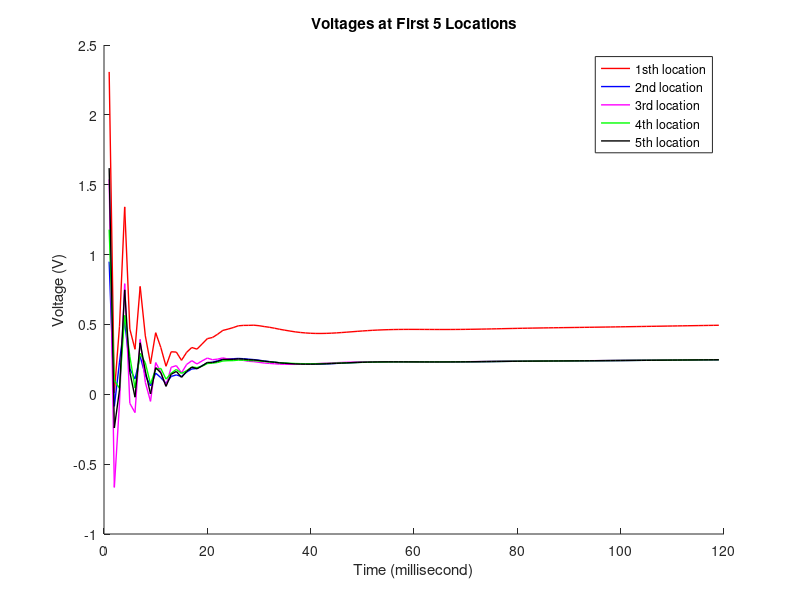
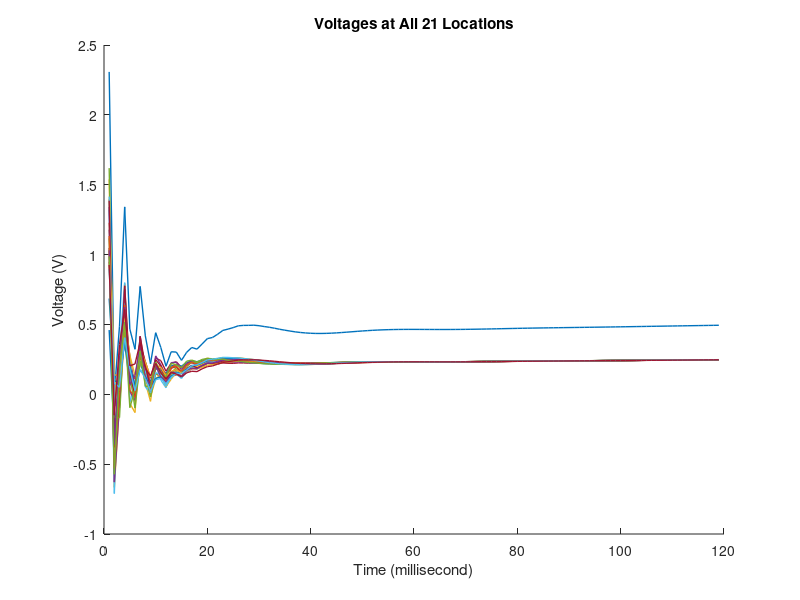

Here is the MATLAB script that generated these plots, in order: (Note: this script raises an error after producing the figures.)
%% Microchip Voltage


    % We need to investigate a complex microchip as a circuit with many
    % different components.Changes of the  voltage in the circuit  with time is shown as a set of equations: 
    % Vn+1 = AVn
    % where Vn is a vector of voltages at millisecond n. The elements of the vector 
    % correspond to different important locations in the chip, of which there are 21. 
    % The first of these has some obvious meaning: it is the input voltage. 
    % The remaining 20 locations are certain junctions in the microchip.

%% Initialisation

    % commands for clearing Command Window
    clc; close all;

    % edit command opens a blank file named master.m
    edit master;
    
    % command 'csvread'for reading comma-separated value(CSV)file into matrix A. 
    % The file must contain only numeric values.
    
    A = csvread("voltage_evolve.csv");
    
%% Initial condition that we shall specify is Vo=[1,0,0,0,..]T. That is, at the 0th millisecond, 
% the voltage is 1 at the input and 0 everywhere else.

    % Assigning the voltage vector Vo as a column vector with first element as 1.
    
Vo = [1;zeros(20,1)];

    
%% Voltage V at 0th millisecond is Vo and according to the formula we continue to calculate until 120th milisecond. 
% Voltage at 1st milllisecond V1 is:
    % Vo+1 = A*Vo
    % V1 = A*Vo;
    % Voltage V2 at 2nd millisecond is:
    % V1+1 = A*Vo+1
    % V2 = A*V1;
    % Voltage V3 at 3rd millisecond is:
    % V2+1 = A*V2
    % V3 = A*V2;
    % Voltage V4 at forth millisecond is:
    % V4 = A*V3;
     % ............
    % % Continue like this until 120th milisecond.
    % This is tedious. Instead, we can use a for loop and find the voltage up to the 120 millisecond.
%% The voltages of the circuit at all locations for all milliseconds up to the 120th millisecond.
V = Vo;
N=120;
nodes = 21;
V120 = zeros(21,120);
for i=1:120
V120(:,i)= A*V;
V = V120(:,i);
end
V = V120;
% Command 'disp' for executing the values of the columns in matrix V.
disp(V);
% (V and V120 newly created matrices do not contain zero column)
%% 3. GOAL 1: With this information calculated, create a plot of the voltage at the first 5 locations for 0<n<120. 

   
    % Creating a plotof the first 5 locations: command plot(X,Y) creates a 2-D line plot of the data in Y versus 
    % the corresponding values in X. Additional matrix is created named V120p that conatins 119 columns that represent voltages from 1st
    % milisecond to 119th miliseconds.
 
V120p = V120(1:21,1:119);
figure;
hold on;
plot(V120p(1,:),'r','linewidth',1);
plot(V120p(2,:),'b', 'linewidth',1);
plot(V120p(3,:),'m', 'linewidth',1);
plot(V120p(4,:),'g', 'linewidth',1);
plot(V120p(5,:),'k', 'linewidth',1);
xlabel('Time (millisecond)');
ylabel('Voltage (V)');
title('Voltages at First 5 Locations');
legend('1sth location', '2nd location', '3rd location', '4th location', '5th location');

    % Saving the image of the line plot as a Goal 1.png file with 'saveas' command. 
saveas(gcf,'Goal 1.png');
    
    % Creating a plot of all 21 locations:
N = 119   
figure;
hold on;
plot(1:N, V120p, 'linewidth',1);
xlabel('Time (millisecond)');
ylabel('Voltage (V)');
title('Voltages at All 21 Locations');

% Saving the image of the line plot as a Goal 1a.png file with 'saveas' command. 
saveas(gcf,'Goal 1a.png');

%% 4. GOAL 2: Save a text file with all 21 voltages corresponding to the 120th millisecond after the voltage spike (V120).
    
    % Command csvwrite('Goal_2.csv',V) writes homogeneous matrix V120 to a comma delimited text file.
csvwrite('Goal 2.csv',V);

%% 5. Now calculate the eigenvalues and eigenvectors of the matrix.

     % Command 'eig'returns a column vector containing the eigenvalues of square matrix A.
 
   e = eig(A);

    % The code [V,D] = eig(A) returns diagonal matrix D of eigenvalues and matrix V whose columns are the corresponding right eigenvectors, 
    % so that A*V = V*D.
 
  [V,D] = eig(A);
 
    % The code below is providing sorted eigenvalues and corresponding vector in descending order.

  eig_A = diag(D);

    % The eigenvalues of A are on the diagonal of D. This code also provides extracting eigenvalues from the diagonal of D using diag(D), 
    %  and sort the resulting vector in ascending order. The second output from sort returns a permutation vector of indices.
   
  [evals,ind] = sort(diag(D));
  
  eigenvalues = sort(abs(diag(D)));
  
    % Extraction of the corresponding eigenvectors:
  eigenvectors = abs(V(:,1));

    % The code [V,D,W] = eig(A) also returns full matrix W whose columns are
    % the corresponding left eigenvectors, so that W'*A = D*W'.
 
  [~,D,W] = eig(A);

    % The code below makes sure these are in order from smallest to largest eigenvalue:

  [evals,ind] = sort(diag(D));

  eigenvalues = sort(abs(diag(D)));

%% 6. Identify the largest eigenvalue. You should find that this eigenvalue is one or very close to 1.

    %The code below returns the largest magnitude eigenvalue of matrix A. 

    max(eigs(A));

    % This code returns a vector of the six largest magnitude eigenvalues of matrix A and confirms our observation again. 

    eigs(A);

%% 7. GOAL 3: Compare the values of the eigenvector that corresponds to the largest eigenvalue, with the result from the time evolution. 
% What is the same?

    
[V,D] = eig(A);
eigenvalues = sort(abs(diag(D)));
eigenvectors = abs(V(:,1));


% Plotting the eigenvalues for the matrix A.
figure;
plot(d, '+');
hold on;
la = eigs(A,6,'largestabs');
plot(la,'ro');
sa = eigs(A,6,'smallestabs');
plot(sa,'go');
hold off;
legend('All eigenvalues','Largest magnitude','Smallest magnitude');
xlabel('Real axis');
ylabel('Imaginary axis');

    % Saving the image of the dot plot as a Goal_3.png file with 'saveas' command 
saveas(gcf,'Goal_3.png');

 
    
    %% 8. Now let?s pretend that this is not a simulation, but that we are measuring a set of voltages at the 120th millisecond after a voltage spike 
    % into a real circuit. We would like to use this measurement to simulate a backtrack to earlier times. This would be useful for us to identify 
    % what caused a potential problem in a circuit. To do this, we should invert the equation to obtain:
    % Vn=A-1Vn+1. You can obtain the matrix A-1 in MATLAB by running the command inv(A). We write this equation with tildes (the '~' on the Vs) to 
    % indicate that the result has been calculated a different way.

    % Calculating inverse of A with the code 'inv(A)'.
    
A_I = inv(A);

    %% 9. Using A-1, work backwards from V120('~')=V120 that you found in step 2 to obtain the previous 22 values. That is, backtrack until the vector 
    % V(~)98. 
    
 V98 = V;
 
for i = 1:120
    V98 = A_I*V98;
end


    %% 10. GOAL 4: On a new figure, plot the values of ~Vn as circles, on top of the values of Vn as lines.
    
hold on;;
plot(1:21, V98, 'linewidth',1)
hold off;

% Saving the image as a Goal 4.png file with 'saveas' command.

saveas(gcf,'Goal 4.png');

%% 11. GOAL 5: Comment on the similarities and differences between the normal calculation forwards in time for the voltages and the backtracked values.

%% 12. You should see that there is a problem backtracking just does not work very well. This is because the problem is ill-posed.
%% 13. GOAL 6: Calculate the condition numbers for A and A120.

% This code returns the 2-norm condition number of matrix A and A120.

cond(A);
cond(A_I);

%% 14. GOAL 7: Calculate the largest eigenvalue for A and the largest eigenvalue for A-1. Comment on the difference.

%The code below returns the largest magnitude eigenvalues of matrix A and matrix A-1, respectively

emax_A = max(abs(eig(A)));
emaxA_I = max(abs(eig(A_I)));

% Comments about differences between largest eigenvalues of A and A-1 are provided in the Word document "Assessment_3_B_Simonovikj'. 
%% 15. GOAL 8: Write out the values of Vn and (~)Vn to a file called 'Voltages.csv'.  
% Vn = V120 - forward voltages
% (~)V = V_120 - backtrack voltages

V_120 = V;
N = 120;

for i = 1:120
    V_120 = A_I*V_120;
end

% Code for re-ordering the columns:

A(:,(120:1:1));

V_total =[V120;V_120];

csvwrite('voltages.csv', V_total);

